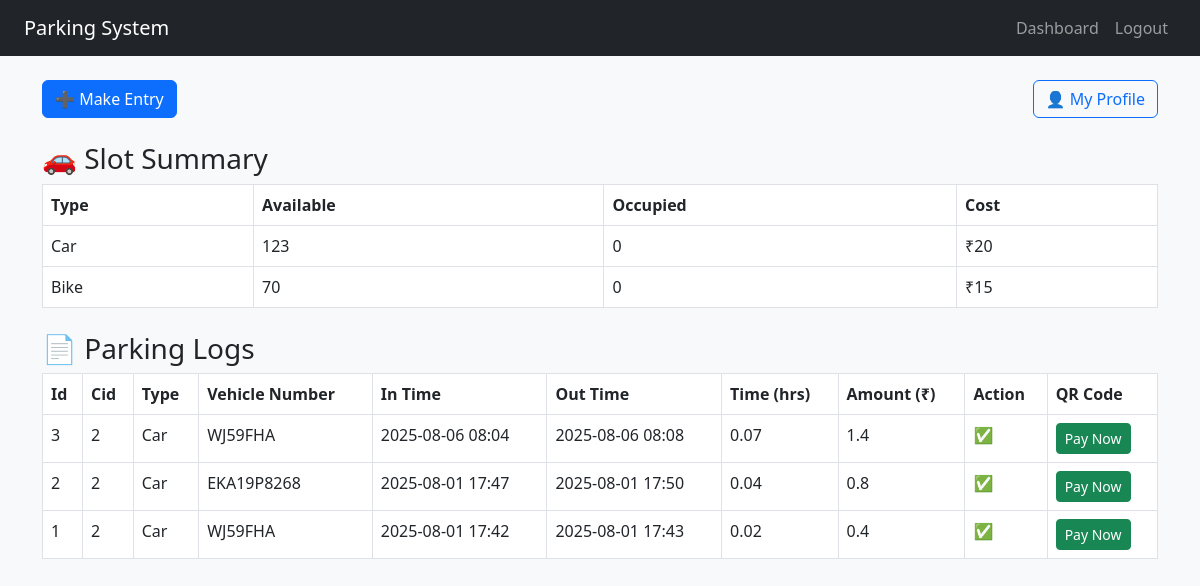
Page /dashboard (signed in) on the committed database.
### app.py (models this page shows)
class Log(db.Model):
    id = db.Column(db.Integer, primary_key=True)
    cid = db.Column(db.Integer)
    user_email = db.Column(db.String(100))
    company_name = db.Column(db.String(100))
    vehicle_type = db.Column(db.String(10))
    vehicle_number = db.Column(db.String(20))
    plate_photo = db.Column(db.String(100))
    entry_time = db.Column(db.DateTime)
    exit_time = db.Column(db.DateTime, nullable=True)
    duration = db.Column(db.Float, nullable=True)
    amount = db.Column(db.Float, nullable=True)

### app.py (the view)
@app.route('/dashboard')
@login_required
def dashboard():
    if current_user.is_admin:
        current_date = date.today().strftime('%Y-%m-%d')
        companies = User.query.filter_by(is_admin=False).all()
        company_slots = defaultdict(lambda: {'car': 0, 'bike': 0})
        slots = Slot.query.filter(Slot.company_name.ilike(current_user.company_name.strip())).all()
        for slot in slots:
            if slot.type == 'Car':
                company_slots[slot.company_name]['car'] += 1
            elif slot.type == 'Bike':
                company_slots[slot.company_name]['bike'] += 1
        return render_template('admin_dashboard.html', current_date=current_date, companies=companies, company_slots=company_slots)
    else:
        slots = Slot.query.filter_by(company_name=current_user.company_name).all()
        logs = Log.query.filter_by(user_email=current_user.email).order_by(Log.entry_time.desc()).all()
        slot_summary = {'Car': {'available': 0, 'occupied': 0}, 'Bike': {'available': 0, 'occupied': 0}}
        for slot in slots:
            if slot.status == 'Available':
                slot_summary[slot.type]['available'] += 1
            else:
                slot_summary[slot.type]['occupied'] += 1
        car_cost = current_user.car_cost
        bike_cost = current_user.bike_cost
        cost_summary = {'Car': car_cost, 'Bike': bike_cost}
        updated_logs = []
        for log in logs:
            duration_hrs = ''
            amount = ''
            qr_path = ''
            if log.exit_time:
                duration = log.exit_time - log.entry_time
                duration_hrs = round(duration.total_seconds() / 3600, 2)  # hours
                rate = car_cost if log.vehicle_type.lower() == 'car' else bike_cost
                amount = round(duration_hrs * rate, 2)
                upi_url = f"upi://pay?pa=yourupi@bank&pn=EasyParking&am={amount}&cu=INR&tn=Parking+Payment+for+LogID:{log.id}"
                qr_path = f'static/qrcodes/payment_qr_{log.id}.png'
                os.makedirs(os.path.dirname(qr_path), exist_ok=True)
                if not os.path.exists(qr_path):
                    qr = qrcode.make(upi_url)
                    qr.save(qr_path)
            updated_logs.append({
                'id': log.id,
                'cid': log.cid,
                'vehicle_type': log.vehicle_type,
                'vehicle_number': log.vehicle_number,
                'entry_time': log.entry_time,
                'exit_time': log.exit_time,
                'duration': duration_hrs if duration_hrs != '' else '--',
                'amount': amount if amount != '' else '--',
                'qr_path': qr_path if log.exit_time else None
          })
        return render_template('user_dashboard.html', slots=slots, logs=updated_logs, slot_summary=slot_summary,cost_summary=cost_summary)

### app.py (called while the page is built)
@login_manager.user_loader
def load_user(company_id):
    return db.session.get(User, int(company_id))

### templates/user_dashboard.html (shortened to what this page needs)
{% extends "base.html" %}
{% block content %}
<link href="https://cdn.jsdelivr.net/npm/bootstrap@5.3.0/dist/css/bootstrap.min.css" rel="stylesheet">
<link rel="stylesheet" href="{{ url_for('static', filename='css/style.css') }}">
<div class="d-flex justify-content-between align-items-center mb-4">
    <button class="btn btn-primary" data-bs-toggle="modal" data-bs-target="#entryModal">➕ Make Entry</button>
    <div>
        <button class="btn btn-outline-primary" data-bs-toggle="modal" data-bs-target="#profileModal">👤 My Profile</button>
    </div>
</div>
<h3>🚗 Slot Summary</h3>
<table class="table table-bordered">
    <thead>
        <tr><th>Type</th><th>Available</th><th>Occupied</th><th>Cost</th></tr>
    </thead>
    <tbody>
        {% for type in ['Car', 'Bike'] %}
        <tr>
            <td>{{ type }}</td>
            <td>{{ slot_summary[type]['available'] }}</td>
            <td>{{ slot_summary[type]['occupied'] }}</td>
            <td>₹{{ cost_summary[type] }}</td>
        </tr>
        {% endfor %}
    </tbody>
</table>
<h3 class="mt-4">📄 Parking Logs</h3>
<table class="table table-bordered">
    <thead>
        <tr>
            <th>Id</th><th>Cid</th><th>Type</th><th>Vehicle Number</th><th>In Time</th><th>Out Time</th><th>Time (hrs)</th><th>Amount (₹)</th><th>Action</th><th>QR Code</th>
        </tr>
    </thead>
    <tbody>
        {% for log in logs %}
        <tr>
            <td>{{ log.id }}</td>
            <td>{{ log.cid }}</td>
            <td>{{ log.vehicle_type }}</td>
            <td>{{ log.vehicle_number or '--' }}</td>
            <td>{{ log.entry_time.strftime('%Y-%m-%d %H:%M') }}</td>
            <td>{{ log.exit_time.strftime('%Y-%m-%d %H:%M') if log.exit_time else '--' }}</td>
            <td>{{ log.duration if log.duration else '--' }}</td>
            <td>{{ log.amount if log.amount else '--' }}</td>
            <td>
                {% if not log.exit_time %}
                <form method="POST" action="{{ url_for('exit_vehicle') }}">
                    <input type="hidden" name="slot_id" value="{{ log.slot_id }}">
                    <button type="submit" class="btn btn-sm btn-danger">Exit</button>
                </form>
                {% else %}
                ✅
                {% endif %}
            </td>
            <td>
              {% if log.amount != '--' and log.qr_path %}
              <button class="btn btn-success btn-sm" data-bs-toggle="modal" data-bs-target="#qrModal{{ log.id }}">
                 Pay Now
              </button>
           {% else %}
            <span class="text-muted">N/A</span>
           {% endif %}
          </td>
        </tr>
        {% endfor %}
    </tbody>
</table>
{% endblock %}

### templates/base.html (shortened to what this page needs)
<!DOCTYPE html>
<html lang="en">
<head>
    <link href="https://cdn.jsdelivr.net/npm/bootstrap@5.3.0/dist/css/bootstrap.min.css" rel="stylesheet">
    <link rel="stylesheet" href="{{ url_for('static', filename='css/style.css') }}">
</head>
<body class="bg-light">
    <nav class="navbar navbar-expand-lg navbar-dark bg-dark px-4">
        <a class="navbar-brand" href="/">Parking System</a>
        <div class="collapse navbar-collapse">
            <ul class="navbar-nav ms-auto">
                {% if current_user.is_authenticated %}
                    <li class="nav-item"><a class="nav-link" href="/dashboard">Dashboard</a></li>
                    <li class="nav-item"><a class="nav-link" href="/logout">Logout</a></li>
                {% else %}
                    <li class="nav-item"><a class="nav-link" href="/login">Login</a></li>
                {% endif %}
            </ul>
        </div>
    </nav>
    <div class="container mt-4">
        {% block content %}{% endblock %}
    </div>
</body>
</html>

### static/css/style.css (style rules this page uses)
body { background-color: #f9f9f9; font-family: 'Segoe UI', sans-serif; }

### rows in the picture
Log: id "3", cid "2", vehicle_type "Car", vehicle_number "WJ59FHA", entry_time "2025-08-06 08:04", exit_time "2025-08-06 08:08", duration "0.07", amount "1.4"
Log: id "2", cid "2", vehicle_type "Car", vehicle_number "EKA19P8268", entry_time "2025-08-01 17:47", exit_time "2025-08-01 17:50", duration "0.04", amount "0.8"
Log: id "1", cid "2", vehicle_type "Car", vehicle_number "WJ59FHA", entry_time "2025-08-01 17:42", exit_time "2025-08-01 17:43", duration "0.02", amount "0.4"

### other values in the picture
{{ type }} "Car" "Bike"
{{ slot_summary[type]['available'] }} "123" "70"
{{ slot_summary[type]['occupied'] }} "0" "0"
{{ cost_summary[type] }} "20" "15"
